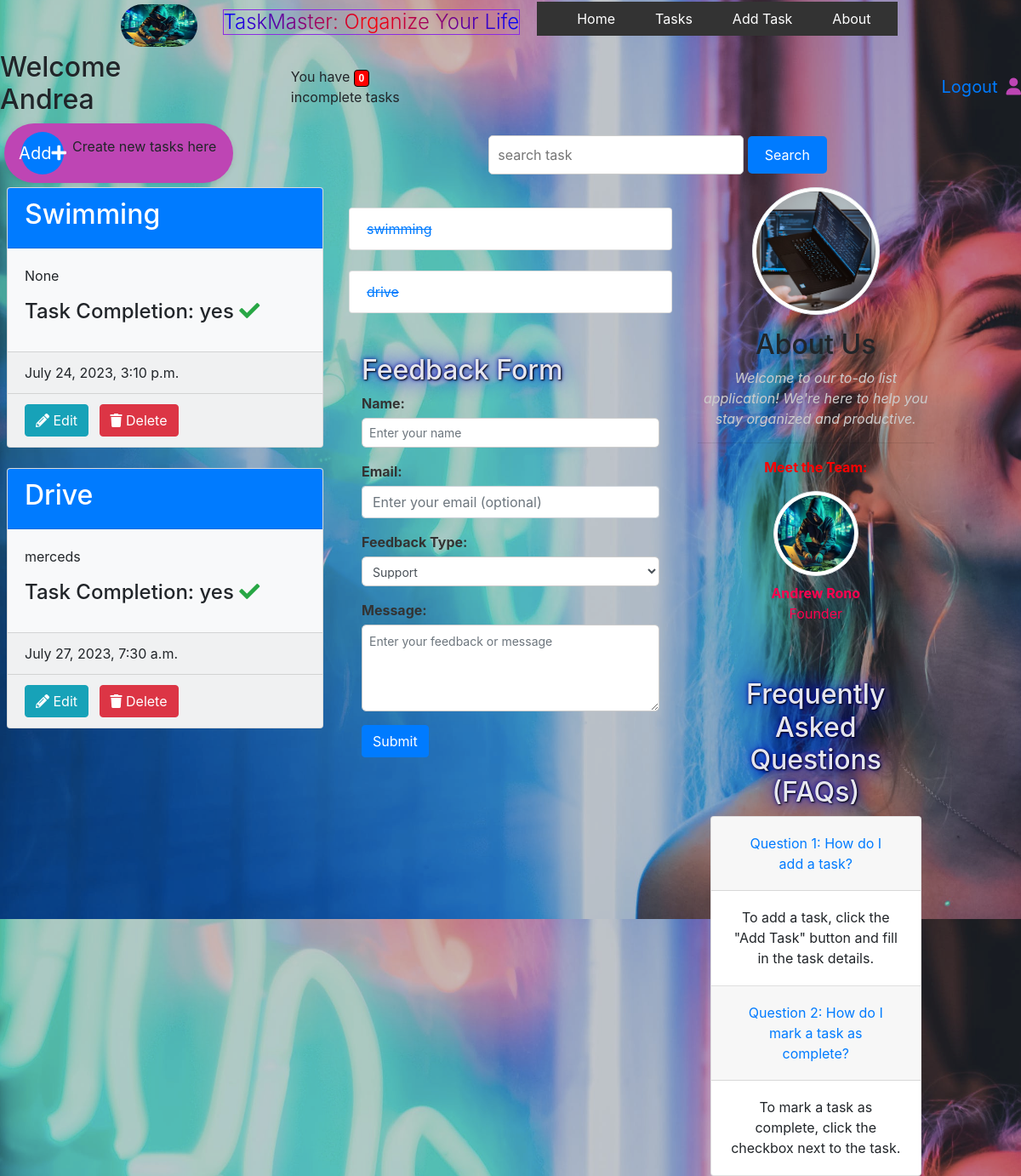
Page / (signed in) on the earlier database version.
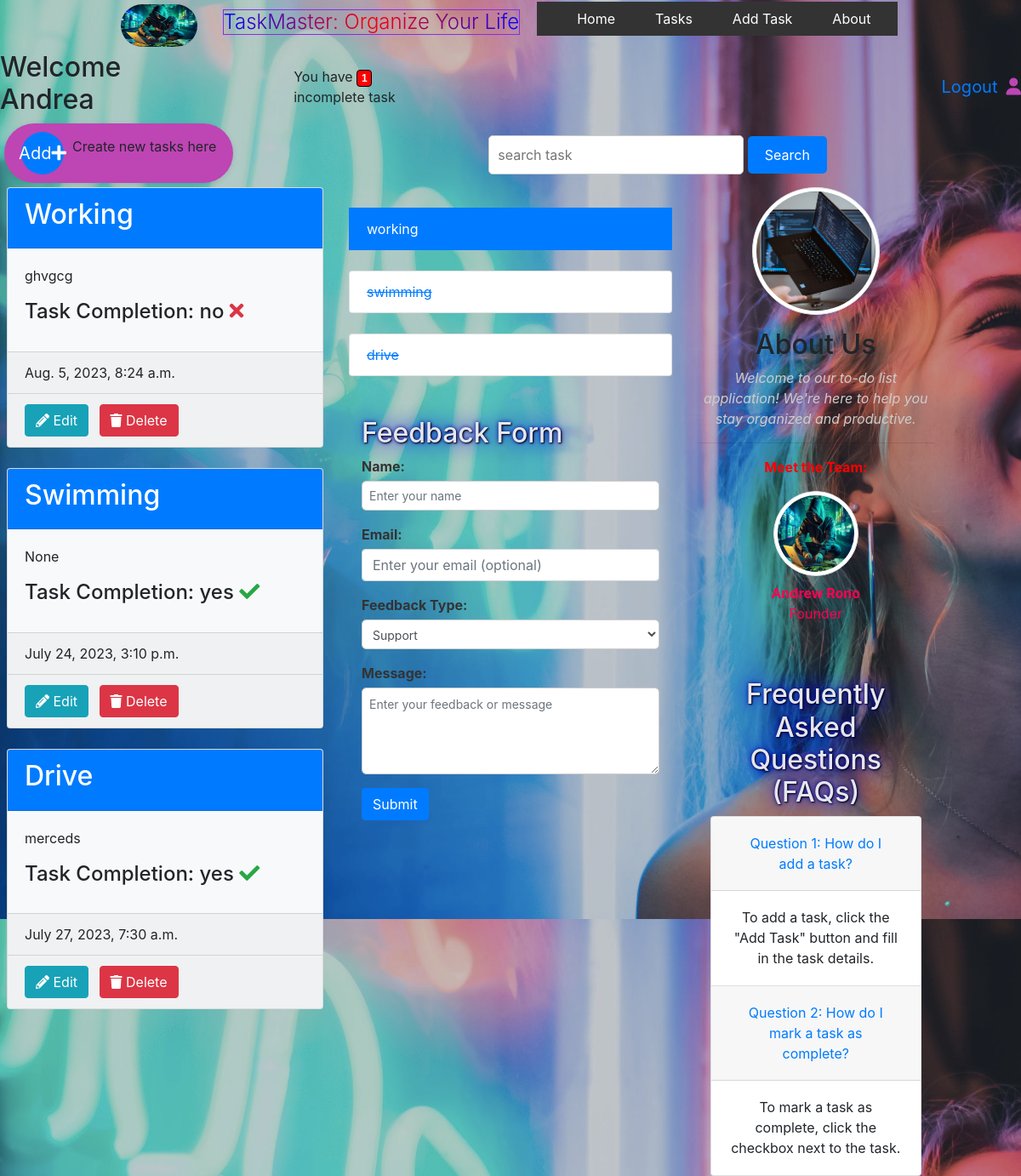
Same page on the later database version.
### ToDo/models.py (models this page shows, shortened)
class Task(models.Model):
    user = models.ForeignKey(User, on_delete=models.CASCADE)
    title = models.CharField(max_length=100)
    description = models.TextField(blank=True,null=True)
    complete = models.BooleanField(default=False)
    completion_date = models.DateTimeField(blank=True, null=True)
    created = models.DateTimeField(auto_now_add=True)
    class Meta:
        ordering = ['complete']

### ToDo/views.py (the view)
# urls.py: path('', views.TaskList.as_view(), name='tasks'),
class TaskList(LoginRequiredMixin, ListView):
    model = Task
    context_object_name = 'tasks'
    def get_context_data(self, **kwargs):
        context = super().get_context_data(**kwargs)
        context['tasks'] =  context['tasks'] .filter(user = self.request.user)
        context ['count'] = context['tasks'].filter(complete=False).count()
        search_input = self.request.GET.get('search-area') or ''
        if search_input:
            context['tasks'] = context['tasks'].filter(
                title__icontains=search_input)
        context['search_input'] = search_input
        return context

### ToDo/templates/ToDo/task_list.html (shortened to what the changed rows need)
{% load static %}
{% load bootstrap4 %}
<link rel="stylesheet" href="{% static 'styles.css' %}">
<link rel="stylesheet" href="https://stackpath.bootstrapcdn.com/bootstrap/4.5.2/css/bootstrap.min.css">
<link rel="stylesheet" href="https://cdnjs.cloudflare.com/ajax/libs/font-awesome/5.15.3/css/all.min.css">
<link rel="stylesheet" href="{% static 'bootstrap.min.css' %}">
{% block content %}
<div class="container-1">
    {% if request.user.is_authenticated %}
    <h2>Welcome {{request.user |title}} </h2>
    <span>You have <small  class="badge">{{count}}</small> incomplete task{{ count|pluralize:"s" }}</span>
    </i><a href="{% url 'logout' %}">Logout</a><i class="fa-solid fa-user"></i>
    {% else %}
    <a href="{% url 'login' %}">Login</a>
    {% endif%}
</div>
<div class="row">
    <div class="col-md-4">
        <div class="tasks-container">
            {% for task in tasks%}
            <div class="card bg-light mb-4 ml-2">
                <div class="card-header  bg-primary text-white">
                    <h2>{{task.title|title}}</h2>
                </div>
                <div class="card-body">
                    <p class="card-text">{{ task.description }}</p>
                    <h4 class="card-title">Task Completion:
                        {% if task.complete %}
                        {{task.complete|yesno}}
                            <i class="fas fa-check text-success"></i>
                            {% else %}
                            {{task.complete|yesno}}
                            <i class="fas fa-times text-danger"></i>
                        {% endif %}
                    </h4>
                </div>
                <div class="card-footer">
                    {{task.created}}
                </div>
                <div class="card-footer">
                        <div class="button">
                            <a href="{% url 'task-update' task.id %}" class="btn btn-info mr-2">
                                <i class="fas fa-pencil-alt"></i> Edit
                            </a>
                            <a href="{% url 'task-delete' task.id %}" class="btn btn-danger">
                                <i class="fas fa-trash"></i> Delete
                            </a>
                        </div>
                </div>
            </div>
            {% endfor %}
        </div>
    </div>
    <div class="col-md-4 my-carousel-item" id="tasks">
        {% for task in tasks %}
        <br>
        {% if task.complete %}
            <ul class="list-group" >
                <li class="list-group-item disabled">
                    <a href="{% url 'task-update' task.id %} " id="task-complete">{{ task.title }}</a>
                </li>
            </ul>
        {% else %}
            <ul class="list-group">
                <li>
                    <a href="{% url 'task-update' task.id %}" class="list-group-item list-group-item-action active">
                        {{ task.title }}
                    </a>
                </li>
            </ul>
        {% endif %}
    {% endfor %}
    <div class="container mt-5">
        <h2>Feedback Form</h2>
    </div>
</div>
<div class="col-md-3 text-center" id="about">
    <h2 class="mt-3">About Us</h2>
    <div class="container mt-5">
        <h2>Frequently Asked Questions (FAQs)</h2>
    </div>
</div>
</div>
{% endblock %}

Differences in the rows shown:
added Task: title "Working", description "ghvgcg", complete "no", created "Aug. 5, 2023, 8:24 a.m.", title "working"
Other differences:
{{ count }}: "0" → "1"
